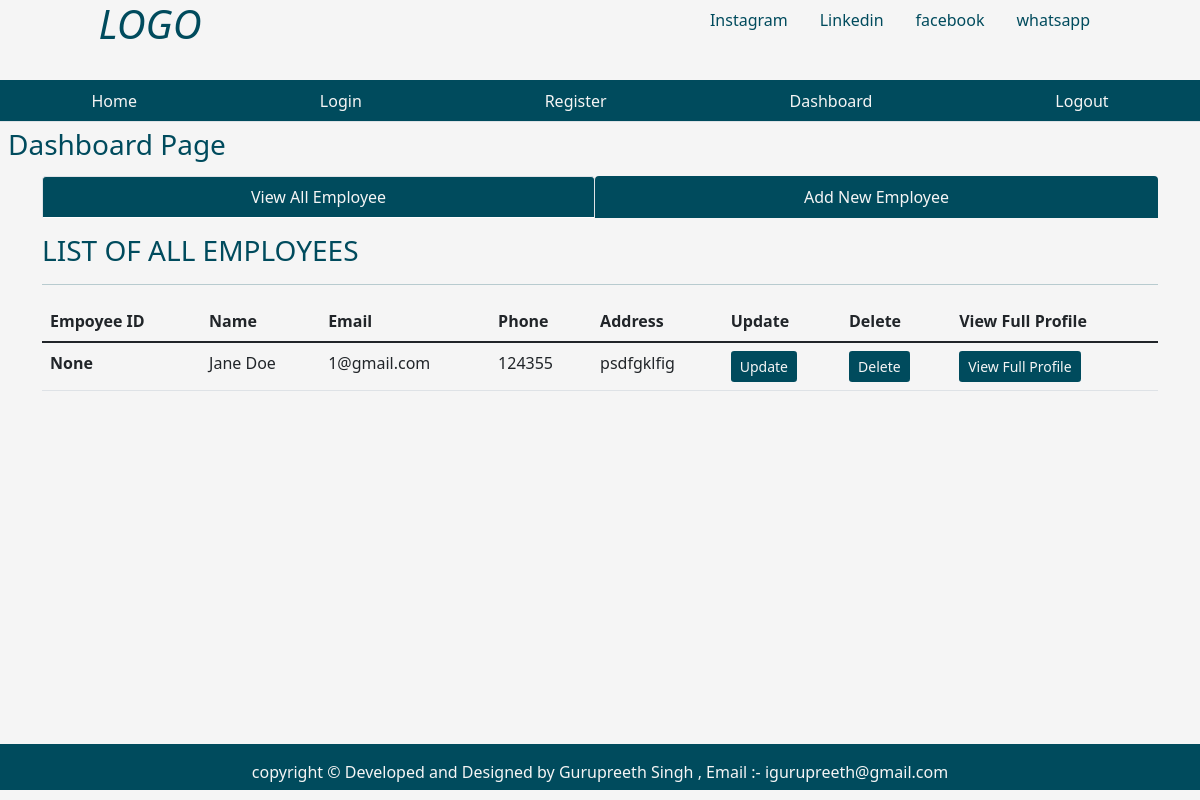
Page /dashboard on the earlier database version.
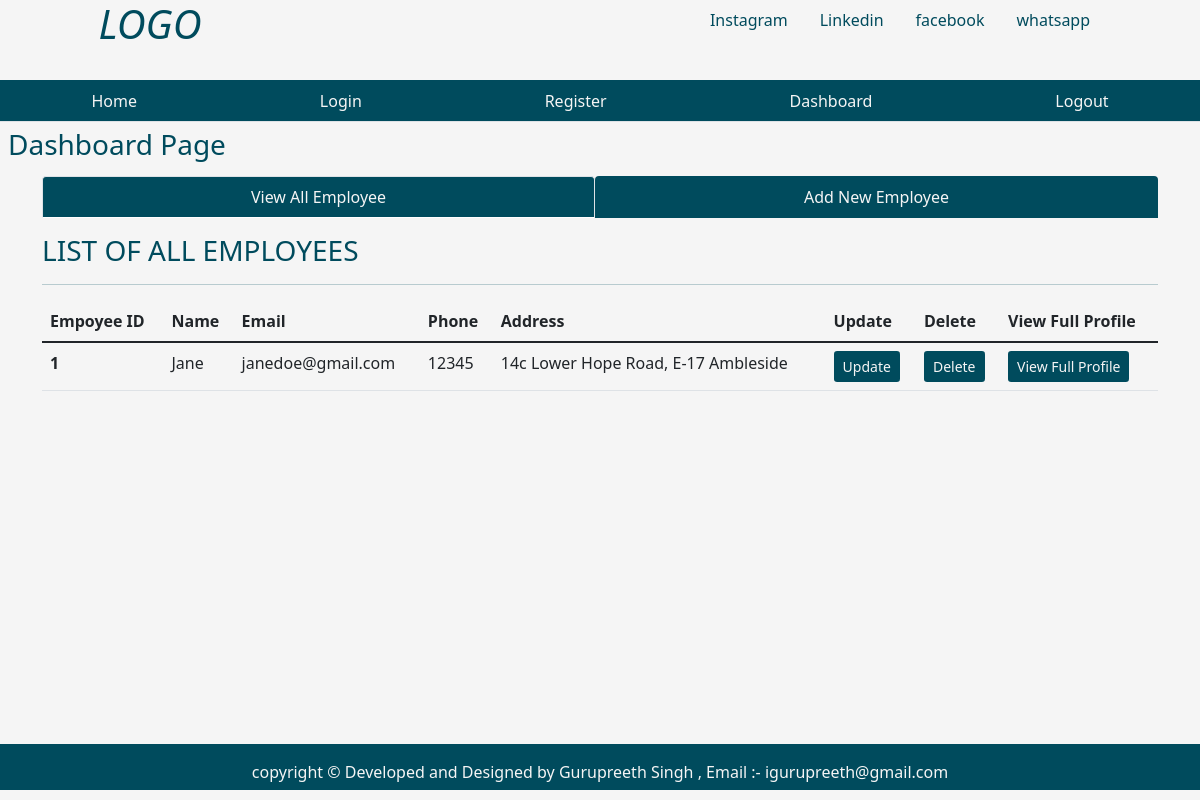
Same page on the later database version.
### tables this page shows
CREATE TABLE employees(empid integer PRIMARY KEY AUTOINCREMENT, name text not null, email text not null, phone text not null, address text not null);

### app.py (the view)
@app.route('/dashboard')
def dashboard():
    user = get_current_user()
    db = get_db()
    emp_cursor = db.execute('select * from employees')
    all_employees = emp_cursor.fetchall()
    return render_template('dashboard.html', user = user, all_employees = all_employees)

### app.py (called while the page is built)
def get_current_user():
    user = None
    if 'user' in session:
        user = session['user']
        db = get_db()
        user_cursor = db.execute('select * from users where name = ? ', [user])
        user = user_cursor.fetchone()
    return user

### database.py (called while the page is built)
def connect_to_database():
    sql = sqlite3.connect('C:/Users/peach/Projects/Emp_Man_Sys_flask/application.db')
    sql.row_factory = sqlite3.Row
    return sql

def get_db():
    if not hasattr(g, 'application_db'):
        g.application_db = connect_to_database()
        return g.application_db

### templates/dashboard.html (shortened to what this page needs)
{% from "showlinks.html" import show_links, show_socials %}
<!DOCTYPE html>
<html lang="en">
<head>
    <link href="https://cdn.jsdelivr.net/npm/bootstrap@5.1.3/dist/css/bootstrap.min.css" rel="stylesheet">
    <link rel="stylesheet" href="{{ url_for('static', filename='dashboard.css')}}" type = "text/css">
</head>
<body>
      <div class="parent">
        <div class="child child1">
            <h1 class="text-center"><i>LOGO</i></h1>
        </div>
        <div class="child child2">
          {{show_socials()}}
        </div>
        <div class="child child3">
          {{show_links()}}
        </div>
        <div class="child child4">
            <h3 class="m-2">Dashboard Page</h3>
        </div>
        <div class="child child5" style="color:rgb(0, 75, 93);">
        </div>
        <div class="child child6  container" style="color:rgb(0, 75, 93);">
            <ul class="nav nav-tabs nav-fill mb-3">
                <li class="nav-item">
                  <a class="nav-link active" aria-current="page" href="{{ url_for('dashboard')}}" style=" background-color:rgb(0, 75, 93); color:whitesmoke;">View All Employee</a>
                </li>
                <li class="nav-item">
                  <a class="nav-link" style=" background-color:rgb(0, 75, 93); color:whitesmoke;" href="{{ url_for('addnewemployee')}}">Add New Employee</a>
                </li>
              </ul>
              <div class="table-responsive-lg caption-top">
                <caption><h3>LIST OF ALL EMPLOYEES</h3></caption>
                <hr>
                <table class="table">
                    <thead>
                        <tr>
                          <th scope="col">Empoyee ID</th>
                          <th scope="col">Name</th>
                          <th scope="col">Email</th>
                          <th scope="col">Phone</th>
                          <th scope="col">Address</th>
                          <th scope="col">Update</th>
                          <th scope="col">Delete</th>
                          <th scope="col">View Full Profile</th>
                        </tr>
                      </thead>
                      <tbody>
                        {% for employee in all_employees %}
                        <tr>
                          <th scope="row">{{ employee['empid'] }}</th>
                          <td>{{ employee['name'] }}</td>
                          <td>{{ employee['email'] }}</td>
                          <td>{{ employee['phone'] }}</td>
                          <td>{{ employee['address'] }}</td>
                          <td><button class="btn btn-sm" style="background-color:rgb(0, 75, 93); color:whitesmoke;" href="#">Update</button></td>
                          <td><button class="btn btn-sm" style="background-color:rgb(0, 75, 93); color:whitesmoke;" href="#">Delete</button></td>
                          <td><button class="btn btn-sm" style="background-color:rgb(0, 75, 93); color:whitesmoke;" href="#">View Full Profile</button></td>
                        </tr>
                        {% endfor %}
                      </tbody>
                </table>
              </div>
        </div>
        <div class="child child7" style="background-color:rgb(0, 75, 93); color:whitesmoke;">
            <p class="p-3 text-center">copyright &copy; Developed and Designed by Gurupreeth Singh , Email :- igurupreeth@gmail.com</p>
        </div>
      </div>
</body>
</html>

### templates/showlinks.html
{% macro show_links() %}
<ul class="nav nav-tabs nav-fill" style="background-color:rgb(0, 75, 93);">
    <li class="nav-item">
      <a class="nav-link" style="color:whitesmoke;" href="{{url_for('index')}}">Home</a>
    </li>
    <li class="nav-item">
      <a class="nav-link" style="color:whitesmoke;" href="{{url_for('login')}}">Login</a>
    </li>
    <li class="nav-item">
      <a class="nav-link" style="color:whitesmoke;" href="{{url_for('register')}}">Register</a>
    </li>
    <li class="nav-item">
        <a class="nav-link" style="color:whitesmoke;" href="{{url_for('dashboard')}}">Dashboard</a>
      </li>
    <li class="nav-item">
      <a class="nav-link"   style="color:whitesmoke;" href="{{url_for('index')}}">Logout</a>
    </li>
  </ul>
  {% endmacro %}
  {% macro show_socials()%}
  <ul class="nav justify-content-center">
    <li class="nav-item">
      <a class="nav-link"  style="color:rgb(0, 75, 93);"  href="#">Instagram</a>
    </li>
    <li class="nav-item">
      <a class="nav-link"  style="color:rgb(0, 75, 93);" href="#">Linkedin</a>
    </li>
    <li class="nav-item">
      <a class="nav-link"  style="color:rgb(0, 75, 93);" href="#">facebook</a>
    </li>
    <li class="nav-item">
      <a class="nav-link"  style="color:rgb(0, 75, 93);" href="#">whatsapp</a>
    </li>
  </ul>
  {% endmacro %}

### static/dashboard.css (style rules this page uses)
html, body { height: 100%; background-color:whitesmoke; color:rgb(0, 75, 93); }
.parent { height: 100%; display: grid; grid-template-columns: repeat(4, 1fr); grid-template-rows: 10% 5% 7% auto 7%; }
.child { margin-bottom: 10px; }
.child1 { grid-column: 1/2; grid-row: 1/2; }
.child2 { grid-column: 3/-1; grid-row: 1/2; }
.child3 { grid-column: 1/-1; grid-row: 2/3; }
.child4 { grid-column: 1/2; grid-row: 3/4; }
.child5 { grid-column: 4/5; grid-row: 3/4; text-align: center; }
.child6 { grid-column: 1/-1; grid-row: 4/5; }
.child7 { grid-column: 1/-1; grid-row: 5/6; }

Differences in the rows shown:
removed employees: empid "None", name "Jane Doe", email "1@gmail.com", phone "124355", address "psdfgklfig"
added employees: empid "1", name "Jane", email "janedoe@gmail.com", phone "12345", address "14c Lower Hope Road, E-17 Ambleside"
